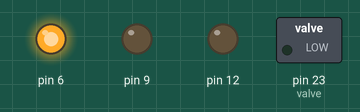
This sketch was run on a simulated Arduino Leonardo, built with avr-gcc and run on an emulated ATmega32U4. On the bench: switched loads named in the sketch (green lamp = pin HIGH), output pins drawn as LEDs (lit = HIGH).

Above: at 2.0 s.
At 4.15 s:
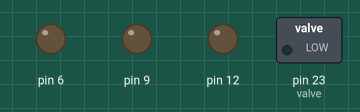
Timing chart, 0 to 5.5 s (numbered marks = the images above):
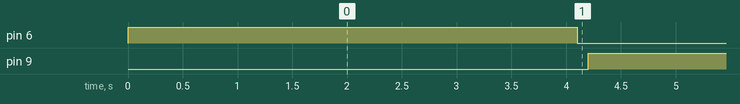

The sketch:

doubleSolonoidTest.ino
```cpp
#include "Wire.h" //allows communication over i2c devices
#include "Keyboard.h"

const int pressureInput = A0; //select the analog input pin for the pressure transducer
int solonoid1 = 25;
int solonoid2 = 27;
int solonoid3 = 31;
int solonoid4 = 29;
const int pressureZero = 102.4; //analog reading of pressure transducer at 0psi
const int pressureMax = 921.6; //analog reading of pressure transducer at 100psi
const int pressuretransducermaxPSI = 100; //psi value of transducer being used
const int baudRate = 9600; //constant integer to set the baud rate for serial monitor
const int sensorreadDelay = 250; //constant integer to set the sensor read delay in milliseconds
bool CheckSolonoid = false;
int inputTime = 0;
float pressureValue = 0; //variable to store the value coming from the pressure transducer
int valve = 23;
void setup() //setup routine, runs once when system turned on or reset
{
  Serial.begin(baudRate); //initializes serial communication at set baud rate bits per second
  pinMode(solonoid1, OUTPUT);
  pinMode(solonoid2, OUTPUT);
  pinMode(solonoid3, OUTPUT);
  pinMode(solonoid4, OUTPUT);
  digitalWrite(solonoid1, HIGH);
  pinMode(valve, OUTPUT);
  //digitalWrite(solonoid3,LOW);
}

void loop() //loop routine runs over and over again forever
{
  if(inputTime >= 8) //timer to switch which solonoid is active every 2 seconds
  {
      //digitalWrite(valve,HIGH);
       if (CheckSolonoid == false) // if this statement execute then push the solonoid
       {
         digitalWrite(solonoid2, LOW);
         delay(100);
         digitalWrite(solonoid1, HIGH);
         CheckSolonoid = true;
       }else if (CheckSolonoid == true) // if this statement execute then pull the solonoid
       {
         digitalWrite(solonoid1, LOW);
         delay(100);
         digitalWrite(solonoid2, HIGH);
         CheckSolonoid = false;
       }
    inputTime = 0;
  }
  inputTime = inputTime + 1;
  delay(sensorreadDelay); //delay in milliseconds between read values
}
```

Measured:
- by itself, pin 6, pin 9: alternates HIGH for 2.0 s and LOW for 2.2 s
- by itself, everything shown: repeats every 4.2 s, in 4 steps
